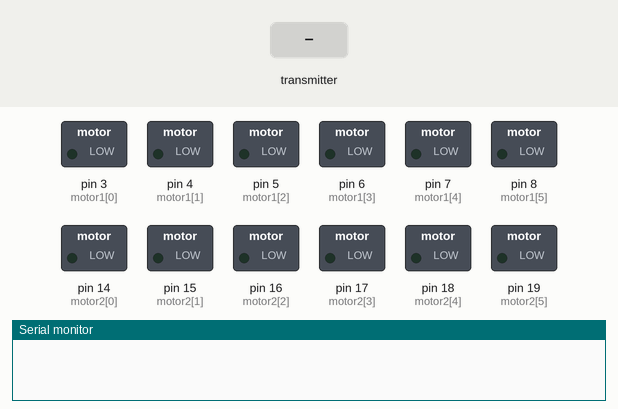
A sketch run on a simulated Arduino Uno, built with avr-gcc and run on an emulated ATmega328P. Shown: switched loads named in the sketch (green lamp = pin HIGH), the last lines printed to the serial monitor. The inputs (shaded band) are chosen by the test bench. No radio packets arrive unless stated.

Above: at 1.2 s.
1.3 s: the transmitter starts sending coordinates.0 = 0
At 1.7 s:
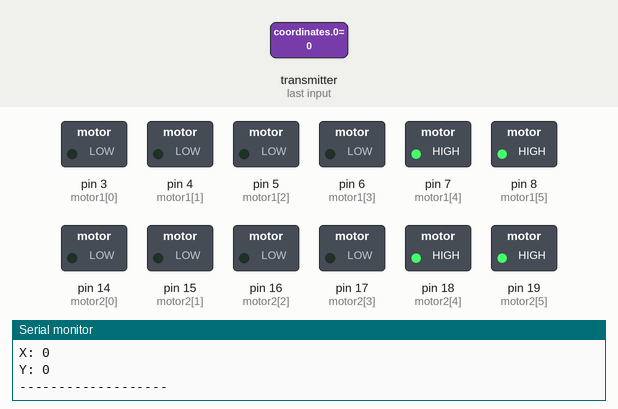
2.8 s: the transmitter starts sending coordinates.1 = 256
At 3.5 s:
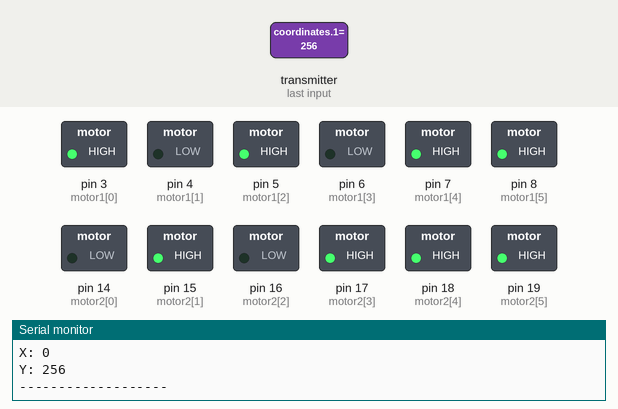
4.4 s: the transmitter starts sending coordinates.0 = 256
At 5.4 s:
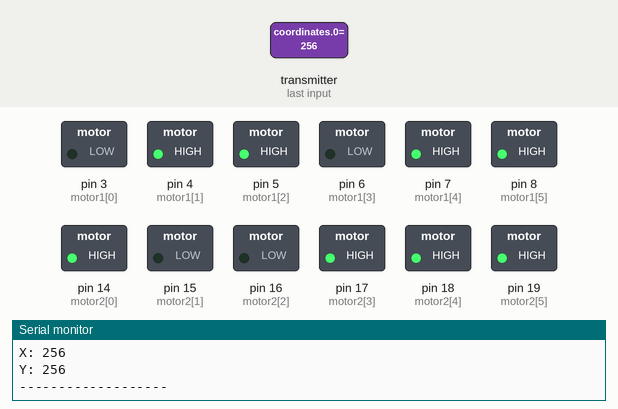
Timing chart, 0 to 7.4 s (numbered marks = the images above; inputs shaded):
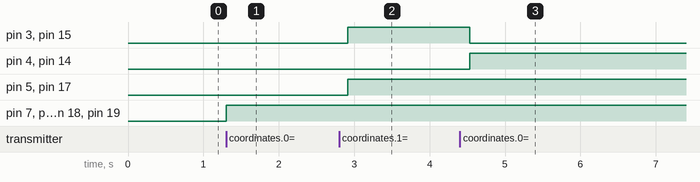

Measured:
- after the input at 1.3 s, pin 7 (motor1[4]), pin 8 (motor1[5]), pin 18 (motor2[4]), pin 19 (motor2[5]): LOW → HIGH at once
- after the input at 2.8 s, pin 3 (motor1[0]), pin 5 (motor1[2]), pin 15 (motor2[1]), pin 17 (motor2[3]): LOW → HIGH after 0.12 s
- after the input at 4.4 s, pin 3 (motor1[0]), pin 15 (motor2[1]): HIGH → LOW after 0.13 s; pin 4 (motor1[1]), pin 14 (motor2[0]): LOW → HIGH after 0.13 s

The sketch:

receiverCar.ino
```cpp
#include <RF24.h>
#include <RF24_config.h>
#include <nRF24L01.h>
#include <printf.h>

// system data
#define MOTOR_SPEED 100
#define ACCESS_DATA_TIMING 100
#define PINS_NUMBER 6

//
RF24 radio(2, 9);
const byte address[6] = "00001";

// creo un delay per contrastare quello generato dal module nRF24L01
unsigned long t1, dt;

int motor1[6] = {3, 4, 5, 6, 7, 8}; // (motor 1) enA, in1, in2, in3, in4, enB
int motor2[6] = {14, 15, 16, 17, 18, 19}; // (motor 2) enA, in1, in2, in3, in4, enB

struct MOTOR_STATUS{
  int forward[8] = {HIGH, LOW, LOW, HIGH, LOW, HIGH, HIGH, LOW}; // 1, 2,3 ,4 (2 a 2)
  int behind[8] = {LOW, HIGH, HIGH, LOW, HIGH, LOW, LOW, HIGH};
  int right[8] = {HIGH, LOW, HIGH, LOW, LOW, HIGH, LOW, HIGH};
  int left[8] = {LOW, HIGH, LOW, HIGH, HIGH, LOW, HIGH, LOW};
  int forward_right[8] = {LOW, LOW, HIGH, LOW, HIGH, LOW, LOW, LOW};
  int forward_left[8] = {HIGH, LOW, LOW, LOW, LOW, LOW, LOW, HIGH};
  int behind_right[8] = {LOW, HIGH, LOW, LOW, LOW, LOW, LOW, HIGH};
  int behind_left[8] = {LOW, LOW, HIGH, LOW, HIGH, LOW, LOW, LOW};

  int stop[8] = {LOW, LOW, LOW, LOW, LOW, LOW, LOW, LOW};
};


// scelgo quali motori azionare
void get_coordinateData(){
  float margin_pos = 15.0;
  float margin_neg = -15.0;
  int coordinates[2]; // x, y
  MOTOR_STATUS status_motor;

  radio.read(&coordinates, sizeof(coordinates));

  Serial.print("X: ");
  Serial.println(coordinates[0]);
  Serial.print("Y: ");
  Serial.println(coordinates[1]);
  Serial.println("-------------------");

  // FORWARD
  if(coordinates[0] < margin_neg){
    movements(status_motor.forward);
  }
  // BEHIND
  else if(coordinates[0] > margin_pos){
    movements(status_motor.behind);
  }
  // RIGHT
  else if(coordinates[1] > margin_pos){
    movements(status_motor.right);
  }
  // LEFT
  else if(coordinates[1] < margin_neg){
    movements(status_motor.left);
  }
  // FORWARD_RIGHT
  else if(coordinates[0] < margin_neg && coordinates[1] > margin_pos){
    movements(status_motor.forward_right);
  }
  // FORWARD_LEFT
  else if(coordinates[0] < margin_neg && coordinates[1] < margin_neg){
    movements(status_motor.forward_left);
  }
  // BEHIND_RIGHT
  else if(coordinates[0] > margin_pos && coordinates[1] > margin_pos){
    movements(status_motor.behind_right);
  }
  // BEHIND_LEFT
  else if(coordinates[0] > margin_pos && coordinates[1] < margin_neg){
    movements(status_motor.behind_left);
  }
  // STOP
  else{
    movements(status_motor.stop);
  }
}

void movements(int status_motors[]){
  digitalWrite(motor1[0], status_motors[0]);
  digitalWrite(motor1[1], status_motors[1]);
  digitalWrite(motor1[2], status_motors[2]);
  digitalWrite(motor1[3], status_motors[3]);
  digitalWrite(motor1[4], MOTOR_SPEED);
  digitalWrite(motor1[5], MOTOR_SPEED);

  digitalWrite(motor2[0], status_motors[4]);
  digitalWrite(motor2[1], status_motors[5]);
  digitalWrite(motor2[2], status_motors[6]);
  digitalWrite(motor2[3], status_motors[7]);
  digitalWrite(motor2[4], MOTOR_SPEED);
  digitalWrite(motor2[5], MOTOR_SPEED);
}

void setPinMode(){
  for(int i = 0; i < PINS_NUMBER; i++){
    pinMode(motor1[i], OUTPUT);
    pinMode(motor2[i], OUTPUT);
  }
}


void setup() {
  Serial.begin(9600);
  radio.begin();
  radio.openReadingPipe(0, address);
  radio.setPALevel(RF24_PA_MIN);
  radio.startListening();

  setPinMode();
}

void loop() {
  if(radio.available()){

    dt = millis() - t1;
    if(dt > ACCESS_DATA_TIMING){
      t1 = millis();
      get_coordinateData();
    }
  }

}


/*

AGGIUNTA:
usare solo la libreria <Wire.h>
usare funzione map() per dimenionare l'accelerazione a seconda del piegamento della mano

*/
```
